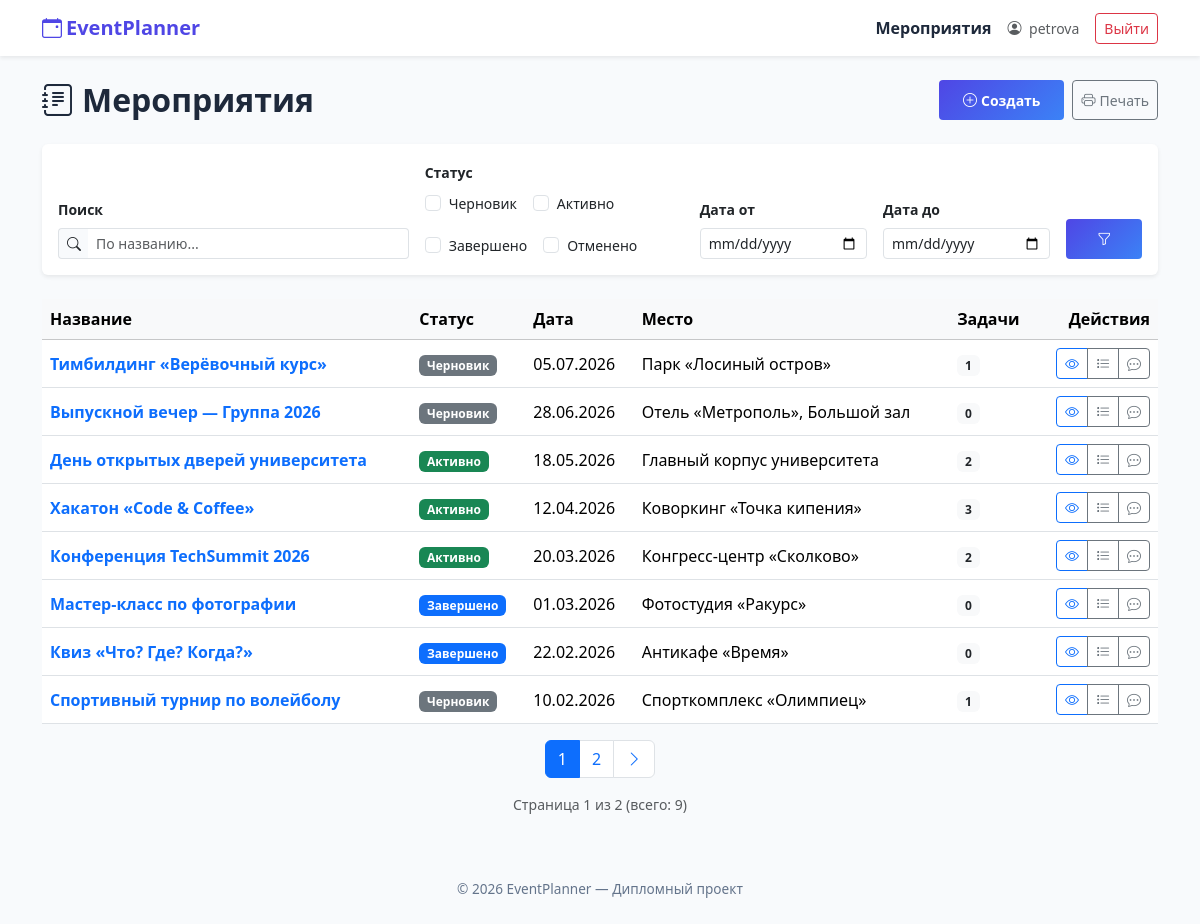
The page /pages/events/list.php (signed in) on the database its author committed.
### tables this page shows
CREATE TABLE events (
            id             INTEGER PRIMARY KEY AUTOINCREMENT,
            creator_id     INTEGER,
            title          TEXT NOT NULL,
            description    TEXT,
            start_datetime TEXT,
            end_datetime   TEXT,
            location       TEXT,
            status         TEXT DEFAULT 'draft',
            created_at     DATETIME DEFAULT CURRENT_TIMESTAMP,
            FOREIGN KEY(creator_id) REFERENCES users(id)
        );

### includes/functions.php (called while the page is built, shortened)
<?php
function escape(string $data): string
{
    return htmlspecialchars($data, ENT_QUOTES | ENT_SUBSTITUTE, 'UTF-8');
}

### pages/events/list.php (the view, shortened to what this page needs)
<?php
require_once __DIR__ . '/../../includes/functions.php';
require_once __DIR__ . '/../../includes/events.php';
require_once __DIR__ . '/../../includes/db.php';
$userId   = (int) $_SESSION['user_id'];
$username = $_SESSION['username'] ?? 'Пользователь';
$filters = [];
$page = isset($_GET['page']) ? max(1, (int) $_GET['page']) : 1;
$perPage = 8;
$eventsData = getEventsList($pdo, $userId, $filters, $page, $perPage);
$events     = $eventsData['events'];
$totalPages = $eventsData['pages'];
function buildFilterUrl(array $params = []): string
{
    $base = 'list.php';
    $qs   = $_GET;
    unset($qs['page']);
    foreach ($params as $key => $val) {
        if ($val === null || $val === '') {
            unset($qs[$key]);
        } else {
            $qs[$key] = $val;
        }
    }
    return $base . '?' . http_build_query($qs);
}
?>
<!DOCTYPE html>
<html lang="ru">
<head>
    <link href="https://cdn.jsdelivr.net/npm/bootstrap@5.3.3/dist/css/bootstrap.min.css" rel="stylesheet">
    <link href="https://cdn.jsdelivr.net/npm/bootstrap-icons@1.11.3/font/bootstrap-icons.min.css" rel="stylesheet">
    <link href="../../assets/style.css" rel="stylesheet">
    <link href="../../assets/print.css" rel="stylesheet" media="print">
</head>
<body>
    <nav class="navbar navbar-expand-lg shadow-sm bg-white print-hide" aria-label="Навигация">
        <div class="container">
            <a class="navbar-brand fw-bold" href="../dashboard.php" style="color: var(--indigo);">
                <i class="bi bi-calendar-event me-1" aria-hidden="true"></i>EventPlanner
            </a>
            <div class="d-flex align-items-center gap-3">
                <a href="list.php" class="nav-link active small fw-bold">Мероприятия</a>
                <span class="text-muted small">
                    <i class="bi bi-person-circle me-1" aria-hidden="true"></i>
                    <?= escape($username) ?>
                </span>
                <a href="../logout.php" class="btn btn-outline-danger btn-sm" role="button">Выйти</a>
            </div>
        </div>
    </nav>
    <div class="container py-4">
        <div class="d-flex flex-wrap justify-content-between align-items-center mb-4 gap-2">
            <h2 class="fw-bold mb-0">
                <i class="bi bi-journal-text me-2" aria-hidden="true"></i>Мероприятия
            </h2>
            <div class="d-flex gap-2">
                <a href="create.php" class="btn btn-auth-primary btn-sm" role="button">
                    <i class="bi bi-plus-circle me-1" aria-hidden="true"></i>Создать
                </a>
                <button class="btn btn-outline-secondary btn-sm print-hide" onclick="window.print()">
                    <i class="bi bi-printer me-1" aria-hidden="true"></i>Печать
                </button>
            </div>
        </div>
        <form method="get" action="list.php" class="card border-0 shadow-sm mb-4 print-hide">
            <div class="card-body">
                <div class="row g-3 align-items-end">
                    <div class="col-md-4">
                        <label for="q" class="form-label small fw-bold">Поиск</label>
                        <div class="input-group input-group-sm">
                            <span class="input-group-text"><i class="bi bi-search"></i></span>
                            <input type="search" class="form-control" id="q" name="q"
                                   placeholder="По названию..."
                                   value="<?= isset($filters['q']) ? escape($filters['q']) : '' ?>">
                        </div>
                    </div>
                    <div class="col-md-3">
                        <label class="form-label small fw-bold">Статус</label>
                        <div class="d-flex gap-3 flex-wrap">
                            <div class="form-check">
                                <input class="form-check-input" type="checkbox" name="status[]" value="draft" id="fs_draft"
                                       <?= in_array('draft', $filters['status'] ?? []) ? 'checked' : '' ?>>
                                <label class="form-check-label small" for="fs_draft">Черновик</label>
                            </div>
                            <div class="form-check">
                                <input class="form-check-input" type="checkbox" name="status[]" value="active" id="fs_active"
                                       <?= in_array('active', $filters['status'] ?? []) ? 'checked' : '' ?>>
                                <label class="form-check-label small" for="fs_active">Активно</label>
                            </div>
                            <div class="form-check">
                                <input class="form-check-input" type="checkbox" name="status[]" value="completed" id="fs_completed"
                                       <?= in_array('completed', $filters['status'] ?? []) ? 'checked' : '' ?>>
                                <label class="form-check-label small" for="fs_completed">Завершено</label>
                            </div>
                            <div class="form-check">
                                <input class="form-check-input" type="checkbox" name="status[]" value="cancelled" id="fs_cancelled"
                                       <?= in_array('cancelled', $filters['status'] ?? []) ? 'checked' : '' ?>>
                                <label class="form-check-label small" for="fs_cancelled">Отменено</label>
                            </div>
                        </div>
                    </div>
                    <div class="col-md-2">
                        <label for="date_from" class="form-label small fw-bold">Дата от</label>
                        <input type="date" class="form-control form-control-sm" id="date_from" name="date_from"
                               value="<?= $filters['date_from'] ?? '' ?>">
                    </div>
                    <div class="col-md-2">
                        <label for="date_to" class="form-label small fw-bold">Дата до</label>
                        <input type="date" class="form-control form-control-sm" id="date_to" name="date_to"
                               value="<?= $filters['date_to'] ?? '' ?>">
                    </div>
                    <div class="col-md-1 d-grid">
                        <button type="submit" class="btn btn-auth-primary btn-sm">
                            <i class="bi bi-funnel" aria-hidden="true"></i>
                        </button>
                    </div>
                </div>
            </div>
        </form>
        <?php if (empty($events)): ?>
            <div class="text-center py-5">
                <i class="bi bi-inbox text-muted" style="font-size: 3rem;" aria-hidden="true"></i>
                <p class="text-muted mt-3">Мероприятия не найдены.</p>
                <a href="create.php" class="btn btn-auth-primary btn-sm">Создать мероприятие</a>
            </div>
        <?php else: ?>
            <div class="table-responsive">
                <table class="table table-hover align-middle">
                    <thead class="table-light">
                        <tr>
                            <th scope="col">Название</th>
                            <th scope="col">Статус</th>
                            <th scope="col">Дата</th>
                            <th scope="col">Место</th>
                            <th scope="col">Задачи</th>
                            <th scope="col" class="text-end print-hide">Действия</th>
                        </tr>
                    </thead>
                    <tbody>
                        <?php foreach ($events as $ev): ?>
                            <tr>
                                <td>
                                    <a href="view.php?id=<?= $ev['id'] ?>" class="text-decoration-none fw-bold">
                                        <?= escape($ev['title']) ?>
                                    </a>
                                </td>
                                <td><?= eventStatusBadge($ev['status']) ?></td>
                                <td class="text-nowrap">
                                    <?= $ev['start_datetime'] ? escape(date('d.m.Y', strtotime($ev['start_datetime']))) : '—' ?>
                                </td>
                                <td><?= $ev['location'] ? escape($ev['location']) : '—' ?></td>
                                <td>
                                    <span class="badge bg-light text-dark"><?= (int) $ev['active_tasks'] ?></span>
                                </td>
                                <td class="text-end print-hide">
                                    <div class="btn-group btn-group-sm">
                                        <a href="view.php?id=<?= $ev['id'] ?>" class="btn btn-outline-primary" title="Просмотр">
                                            <i class="bi bi-eye" aria-hidden="true"></i>
                                        </a>
                                        <a href="../tasks.php?event_id=<?= $ev['id'] ?>" class="btn btn-outline-secondary" title="Задачи">
                                            <i class="bi bi-list-task" aria-hidden="true"></i>
                                        </a>
                                        <a href="../comments.php?event_id=<?= $ev['id'] ?>" class="btn btn-outline-secondary" title="Комментарии">
                                            <i class="bi bi-chat-dots" aria-hidden="true"></i>
                                        </a>
                                    </div>
                                </td>
                            </tr>
                        <?php endforeach; ?>
                    </tbody>
                </table>
            </div>
            <?php if ($totalPages > 1): ?>
                <nav aria-label="Пагинация мероприятий">
                    <ul class="pagination justify-content-center">
                        <?php
                        $startPage = max(1, $page - 2);
                        $endPage   = min($totalPages, $startPage + 4);
                        $startPage = max(1, $endPage - 4);
                        for ($i = $startPage; $i <= $endPage; $i++): ?>
                            <li class="page-item <?= $i === $page ? 'active' : '' ?>">
                                <a class="page-link" href="<?= buildFilterUrl(['page' => $i]) ?>"><?= $i ?></a>
                            </li>
                        <?php endfor; ?>
                        <?php
                        if ($page < $totalPages): ?>
                            <li class="page-item">
                                <a class="page-link" href="<?= buildFilterUrl(['page' => $page + 1]) ?>" aria-label="Следующая">
                                    <i class="bi bi-chevron-right" aria-hidden="true"></i>
                                </a>
                            </li>
                        <?php endif; ?>
                    </ul>
                </nav>
                <p class="text-center text-muted small">
                    Страница <?= $page ?> из <?= $totalPages ?> (всего: <?= $eventsData['total'] ?>)
                </p>
            <?php endif; ?>
        <?php endif; ?>
    </div>
    <footer class="auth-footer print-hide">
        <div class="container">&copy; 2026 EventPlanner — Дипломный проект</div>
    </footer>
</body>
</html>

### includes/events.php (shortened to what this page needs)
<?php
require_once __DIR__ . '/functions.php';
function getEventsList(PDO $pdo, int $userId, array $filters = [], int $page = 1, int $perPage = 10): array
{
    $whereParts   = [];
    $params       = [':user_id' => $userId];
    $whereParts[] = '(e.creator_id = :user_id OR ep.user_id = :user_id)';
    $whereSQL = implode(' AND ', $whereParts);
    $countSQL  = "SELECT COUNT(DISTINCT e.id) FROM events e
                  LEFT JOIN event_participants ep ON ep.event_id = e.id
                  WHERE $whereSQL";
    $countStmt = $pdo->prepare($countSQL);
    $countStmt->execute($params);
    $total     = (int) $countStmt->fetchColumn();
    $page   = max(1, $page);
    $pages  = max(1, (int) ceil($total / $perPage));
    $offset = ($page - 1) * $perPage;
    $selectSQL = "SELECT e.*, u.username AS creator_name,
                         (SELECT COUNT(*) FROM tasks t WHERE t.event_id = e.id AND t.is_done = 0) AS active_tasks
                  FROM events e
                  LEFT JOIN event_participants ep ON ep.event_id = e.id
                  LEFT JOIN users u ON e.creator_id = u.id
                  WHERE $whereSQL
                  GROUP BY e.id
                  ORDER BY e.start_datetime DESC
                  LIMIT :limit OFFSET :offset";
    $stmt = $pdo->prepare($selectSQL);
    foreach ($params as $key => $val) {
        $stmt->bindValue($key, $val);
    }
    $stmt->bindValue(':limit', $perPage, PDO::PARAM_INT);
    $stmt->bindValue(':offset', $offset, PDO::PARAM_INT);
    $stmt->execute();
    return [
        'events' => $stmt->fetchAll(),
        'total'  => $total,
        'page'   => $page,
        'pages'  => $pages,
    ];
}
function eventStatusBadge(string $status): string
{
    $map = [
        'draft'     => ['label' => 'Черновик',      'class' => 'bg-secondary'],
        'active'    => ['label' => 'Активно',        'class' => 'bg-success'],
        'completed' => ['label' => 'Завершено',      'class' => 'bg-primary'],
        'cancelled' => ['label' => 'Отменено',       'class' => 'bg-danger'],
    ];
    $info = $map[$status] ?? ['label' => $status, 'class' => 'bg-secondary'];
    return '<span class="badge ' . $info['class'] . '">' . escape($info['label']) . '</span>';
}

### assets/style.css (style rules this page uses)
:root { --indigo: #4f46e5; --blue: #3b82f6; --white: #ffffff; --light-gray: #f8fafc; --text-dark: #1e293b; --text-muted: #64748b; --gradient: linear-gradient(135deg, var(--indigo), var(--blue)); }
body { font-family: system-ui, -apple-system, "Segoe UI", Roboto, "Helvetica Neue", Arial, sans-serif; background-color: var(--light-gray); color: var(--text-dark); min-height: 100vh; display: flex; flex-direction: column; }
.btn-auth-primary { background: var(--gradient); border: none; color: var(--white); font-weight: 600; padding: 0.6rem 1.5rem; transition: opacity 0.2s ease; }
.input-group-text { background-color: var(--light-gray); border-right: none; }
.input-group .form-control { border-left: none; }
.auth-footer { margin-top: auto; text-align: center; padding: 1.5rem 0; color: var(--text-muted); font-size: 0.85rem; }

### rows shown on the page
events: title "Тимбилдинг «Верёвочный курс»", status "Черновик", start_datetime "05.07.2026", location "Парк «Лосиный остров»", active_tasks "1"
events: title "Выпускной вечер — Группа 2026", status "Черновик", start_datetime "28.06.2026", location "Отель «Метрополь», Большой зал", active_tasks "0"
events: title "День открытых дверей университета", status "Активно", start_datetime "18.05.2026", location "Главный корпус университета", active_tasks "2"
events: title "Хакатон «Code & Coffee»", status "Активно", start_datetime "12.04.2026", location "Коворкинг «Точка кипения»", active_tasks "3"
events: title "Конференция TechSummit 2026", status "Активно", start_datetime "20.03.2026", location "Конгресс-центр «Сколково»", active_tasks "2"
events: title "Мастер-класс по фотографии", status "Завершено", start_datetime "01.03.2026", location "Фотостудия «Ракурс»", active_tasks "0"
events: title "Квиз «Что? Где? Когда?»", status "Завершено", start_datetime "22.02.2026", location "Антикафе «Время»", active_tasks "0"
events: title "Спортивный турнир по волейболу", status "Черновик", start_datetime "10.02.2026", location "Спорткомплекс «Олимпиец»", active_tasks "1"

### other values the page prints
$username "petrova"
$page "1"
$totalPages "2"
$eventsData['total'] "9"
